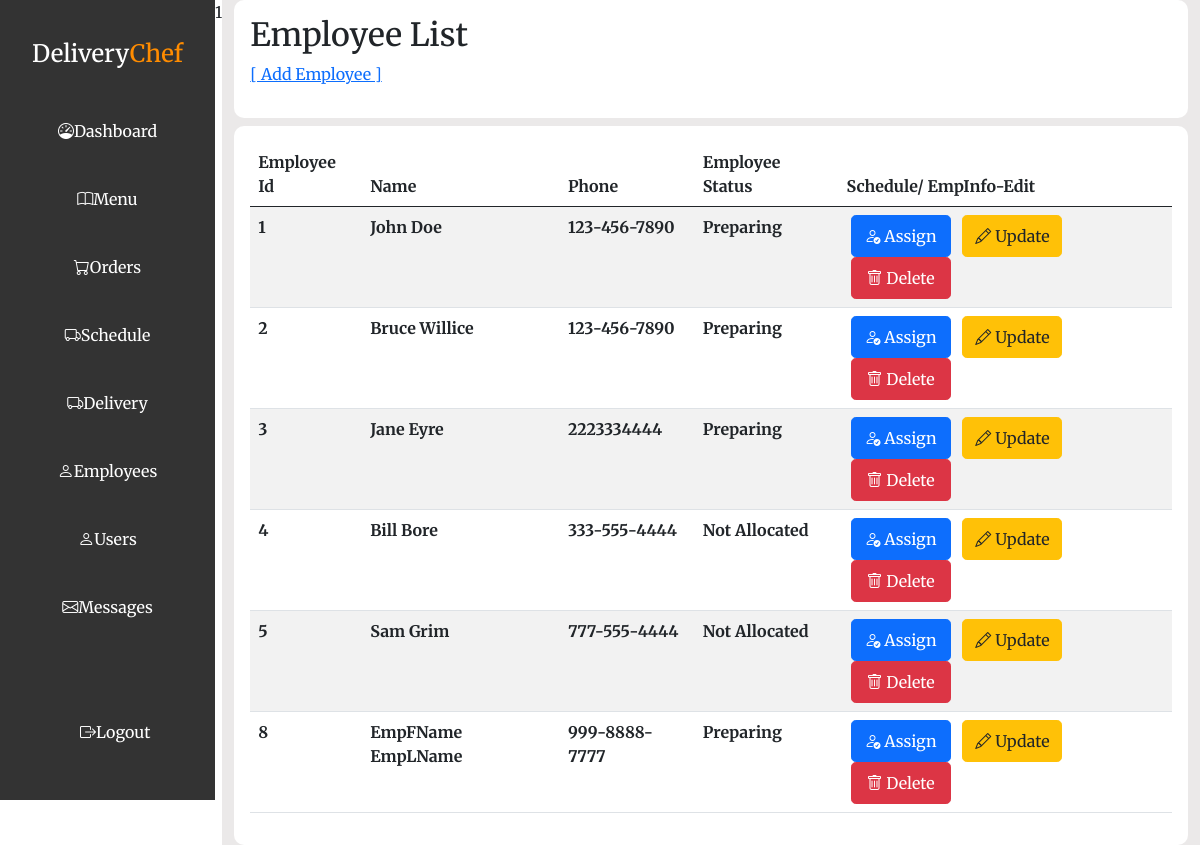
Page /admin_employees.php (signed in) on the committed database.
### tables this page shows
CREATE TABLE `emp_delivery` (
  `emp_id` int(11) NOT NULL,
  `emp_email` varchar(255) NOT NULL,
  `emp_pw` varchar(255) NOT NULL,
  `emp_fname` varchar(40) DEFAULT NULL,
  `emp_lname` varchar(40) DEFAULT NULL,
  `emp_phone` varchar(40) DEFAULT NULL,
  `status_id` int(11) NOT NULL
);

### dbConnect.php (called while the page is built, shortened)
<?php
$dbType = "mysql";
$dbServer = "localhost";
$dbName = "fsd10_victor";
$dbPort = "3304";
$dbCharset = "utf8";
$dbUsername = "fsduser";
$dbPassword = "myDBpw";
$dbDSN = "{$dbType}:host={$dbServer};dbname={$dbName};port={$dbPort};charset={$dbCharset}";
$db = new PDO($dbDSN, $dbUsername, $dbPassword);
$sqlStatus = "SELECT status_id, status_desc FROM service_sts ORDER BY status_id ASC";
$queryStatus = $db->query($sqlStatus);
$allStatus = $queryStatus->fetchAll(PDO::FETCH_KEY_PAIR);
?>

### admin_employees.php (the view, shortened to what this page needs)
<?php
  require "dbConnect.php";
  $sql = "SELECT * FROM emp_delivery";
  $query = $db->prepare($sql);
  $query->execute();
?>
<!DOCTYPE html>
<html lang="en">
<head>
  <link rel="stylesheet" href="https://cdn.jsdelivr.net/npm/bootstrap@5.0.2/dist/css/bootstrap.min.css" />
  <link rel="stylesheet" href="https://cdn.jsdelivr.net/npm/bootstrap-icons@1.11.1/font/bootstrap-icons.css" />
  <link rel="stylesheet" type="text/css" href="css/admin.css" />
</head>
<body>
  <div class="main-container d-flex">
    <?= include 'admin_sidebar.php' ?>
    <div class="container-fluid content-container">
      <div class="header-box">
        <div class="header-title p-3">
          <h2>Employee List</h2>
          <a href="emp_edit.php">
            <p> [ Add Employee ]</p>
          </a>
        </div>
      </div>
      <div class="card-container p-3 mt-2">
        <div class="table-container">
          <table class="table table-striped table-responsive">
            <thead>
              <tr>
                <th scope="col">Employee Id</th>
                <th scope="col">Name</th>
                <th scope="col">Phone</th>
                <th scope="col">Employee Status</th>
                <th scope="col">Schedule/ EmpInfo-Edit</th>
              </tr>
            </thead>
            <tbody>
              <?php while($row = $query->fetch() ) { ?>
              <tr>
                <th><?=$row['emp_id']; ?></th>
                <th><?=$row['emp_fname'] . " " . $row['emp_lname']; ?></th>
                <th><?=$row['emp_phone']; ?></th>
                <th><?php foreach($allStatus as $sts_id => $sts_desc){
                  if($sts_id == $row['status_id']){echo $sts_desc;}
                } ?></th>
                <th>
                  <button class="btn btn-primary update-delete p-2 mx-1 rounded-3"><a class="text-white text-decoration-none"
                      href="emp_dashboard.php"><i class="bi bi-person-check"></i> Assign</a></button>
                <button class="btn btn-warning update-delete p-2 mx-1 rounded-3"><a class="text-dark text-decoration-none"
                      href="emp_edit.php?empId=<?=$row['emp_id'];?>"><i class="bi bi-pencil"></i> Update</a></button>
                      <button class="btn btn-danger update-delete p-2 mx-1 rounded-3"><a class="text-white text-decoration-none"
                      href="deleteEmployee.php?empId=<?=$row['emp_id'];?>"><i class="bi bi-trash text-white"></i> Delete</a></button>
                </th>
              </tr>
              <?php } ?>
            </tbody>
          </table>
        </div>
      </div>
    </div>
  </div>
</body>
</html>

### css/admin.css (style rules this page uses)
* { margin: 0; padding: 0; font-family: "Merriweather", serif; text-decoration: none; text-transform: capitalize; }
.content-container { background-color: #ebe9e9; }
.header-box { background-color: #fff; border-radius: 10px; }
.card-container { background: #fff; border-radius: 10px; }
.table-container { width: 100%; }
.update-delete { width: 100px; }

### rows in the picture
emp_delivery: emp_id "1", emp_fname "John", emp_lname "Doe", emp_phone "123-456-7890", sts_desc "Preparing"
emp_delivery: emp_id "2", emp_fname "Bruce", emp_lname "Willice", emp_phone "123-456-7890", sts_desc "Preparing"
emp_delivery: emp_id "3", emp_fname "Jane", emp_lname "Eyre", emp_phone "2223334444", sts_desc "Preparing"
emp_delivery: emp_id "4", emp_fname "Bill", emp_lname "Bore", emp_phone "333-555-4444", sts_desc "Not Allocated"
emp_delivery: emp_id "5", emp_fname "Sam", emp_lname "Grim", emp_phone "777-555-4444", sts_desc "Not Allocated"
emp_delivery: emp_id "8", emp_fname "EmpFName", emp_lname "EmpLName", emp_phone "999-8888-7777", sts_desc "Preparing"

### other values in the picture
include 'admin_sidebar.php' "1"
